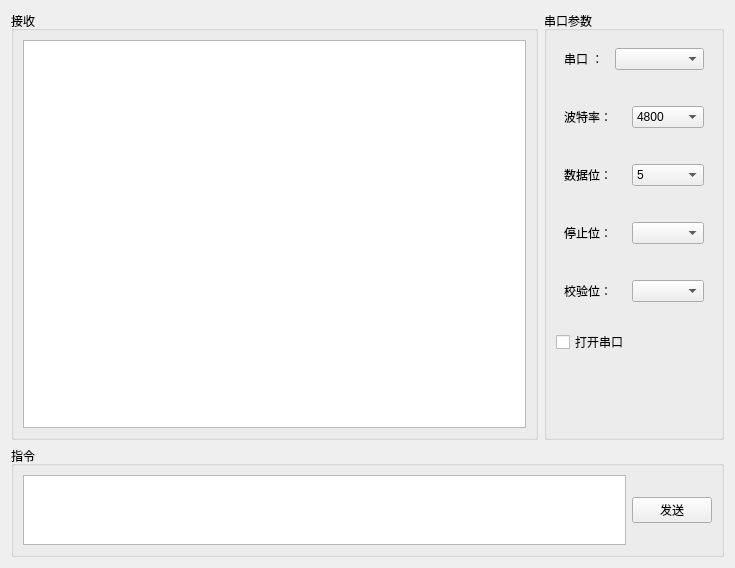
<?xml version="1.0" encoding="UTF-8"?>
<ui version="4.0">
 <class>MainWindows</class>
 <widget class="QWidget" name="MainWindows">
  <property name="geometry">
   <rect>
    <x>0</x>
    <y>0</y>
    <width>735</width>
    <height>568</height>
   </rect>
  </property>
  <property name="windowTitle">
   <string>串口调试工具</string>
  </property>
  <layout class="QVBoxLayout" name="verticalLayout_2">
   <item>
    <layout class="QVBoxLayout" name="verticalLayout" stretch="5,1">
     <item>
      <layout class="QHBoxLayout" name="horizontalLayout" stretch="3,1">
       <item>
        <widget class="QGroupBox" name="groupBox">
         <property name="title">
          <string>接收</string>
         </property>
         <layout class="QHBoxLayout" name="horizontalLayout_2">
          <item>
           <layout class="QVBoxLayout" name="verticalLayout_3">
            <item>
             <widget class="QTextBrowser" name="tb_received_msg"/>
            </item>
           </layout>
          </item>
         </layout>
        </widget>
       </item>
       <item>
        <widget class="QGroupBox" name="groupBox_2">
         <property name="title">
          <string>串口参数</string>
         </property>
         <layout class="QVBoxLayout" name="verticalLayout_5">
          <item>
           <layout class="QVBoxLayout" name="verticalLayout_4">
            <property name="spacing">
             <number>20</number>
            </property>
            <item>
             <layout class="QHBoxLayout" name="horizontalLayout_5" stretch="1,2">
              <property name="spacing">
               <number>6</number>
              </property>
              <property name="leftMargin">
               <number>8</number>
              </property>
              <property name="topMargin">
               <number>8</number>
              </property>
              <property name="rightMargin">
               <number>8</number>
              </property>
              <property name="bottomMargin">
               <number>8</number>
              </property>
              <item>
               <widget class="QLabel" name="label_2">
                <property name="sizePolicy">
                 <sizepolicy hsizetype="Preferred" vsizetype="Fixed">
                  <horstretch>0</horstretch>
                  <verstretch>0</verstretch>
                 </sizepolicy>
                </property>
                <property name="text">
                 <string>串口 ：</string>
                </property>
               </widget>
              </item>
              <item>
               <widget class="QComboBox" name="cb_serial_ports"/>
              </item>
             </layout>
            </item>
            <item>
             <layout class="QHBoxLayout" name="horizontalLayout_7" stretch="1,2">
              <property name="leftMargin">
               <number>8</number>
              </property>
              <property name="topMargin">
               <number>8</number>
              </property>
              <property name="rightMargin">
               <number>8</number>
              </property>
              <property name="bottomMargin">
               <number>8</number>
              </property>
              <item>
               <widget class="QLabel" name="label_3">
                <property name="text">
                 <string>波特率：</string>
                </property>
               </widget>
              </item>
              <item>
               <widget class="QComboBox" name="cb_baud_rate">
                <property name="currentText">
                 <string>4800</string>
                </property>
                <item>
                 <property name="text">
                  <string>4800</string>
                 </property>
                </item>
                <item>
                 <property name="text">
                  <string>9600</string>
                 </property>
                </item>
                <item>
                 <property name="text">
                  <string>19200</string>
                 </property>
                </item>
                <item>
                 <property name="text">
                  <string>38400</string>
                 </property>
                </item>
               </widget>
              </item>
             </layout>
            </item>
            <item>
             <layout class="QHBoxLayout" name="horizontalLayout_6" stretch="1,2">
              <property name="leftMargin">
               <number>8</number>
              </property>
              <property name="topMargin">
               <number>8</number>
              </property>
              <property name="rightMargin">
               <number>8</number>
              </property>
              <property name="bottomMargin">
               <number>8</number>
              </property>
              <item>
               <widget class="QLabel" name="label">
                <property name="text">
                 <string>数据位：</string>
                </property>
               </widget>
              </item>
              <item>
               <widget class="QComboBox" name="cb_data_bits">
                <property name="currentText">
                 <string>8</string>
                </property>
                <item>
                 <property name="text">
                  <string>5</string>
                 </property>
                </item>
                <item>
                 <property name="text">
                  <string>6</string>
                 </property>
                </item>
                <item>
                 <property name="text">
                  <string>7</string>
                 </property>
                </item>
                <item>
                 <property name="text">
                  <string>8</string>
                 </property>
                </item>
               </widget>
              </item>
             </layout>
            </item>
            <item>
             <layout class="QHBoxLayout" name="horizontalLayout_8" stretch="1,2">
              <property name="leftMargin">
               <number>8</number>
              </property>
              <property name="topMargin">
               <number>8</number>
              </property>
              <property name="rightMargin">
               <number>8</number>
              </property>
              <property name="bottomMargin">
               <number>8</number>
              </property>
              <item>
               <widget class="QLabel" name="label_4">
                <property name="text">
                 <string>停止位：</string>
                </property>
               </widget>
              </item>
              <item>
               <widget class="QComboBox" name="cb_stop_bit"/>
              </item>
             </layout>
            </item>
            <item>
             <layout class="QHBoxLayout" name="horizontalLayout_9" stretch="1,2">
              <property name="leftMargin">
               <number>8</number>
              </property>
              <property name="topMargin">
               <number>8</number>
              </property>
              <property name="rightMargin">
               <number>8</number>
              </property>
              <property name="bottomMargin">
               <number>8</number>
              </property>
              <item>
               <widget class="QLabel" name="label_5">
                <property name="text">
                 <string>校验位：</string>
                </property>
               </widget>
              </item>
              <item>
               <widget class="QComboBox" name="cb_parity"/>
              </item>
             </layout>
            </item>
            <item>
             <widget class="QCheckBox" name="cb_open_serial_port">
              <property name="text">
               <string>打开串口</string>
              </property>
             </widget>
            </item>
            <item>
             <spacer name="verticalSpacer">
              <property name="orientation">
               <enum>Qt::Vertical</enum>
              </property>
              <property name="sizeType">
               <enum>QSizePolicy::Expanding</enum>
              </property>
              <property name="sizeHint" stdset="0">
               <size>
                <width>20</width>
                <height>40</height>
               </size>
              </property>
             </spacer>
            </item>
           </layout>
          </item>
         </layout>
        </widget>
       </item>
      </layout>
     </item>
     <item>
      <layout class="QHBoxLayout" name="horizontalLayout_3">
       <item>
        <widget class="QGroupBox" name="groupBox_3">
         <property name="title">
          <string>指令</string>
         </property>
         <layout class="QHBoxLayout" name="horizontalLayout_4">
          <item>
           <widget class="QTextEdit" name="te_message">
            <property name="sizePolicy">
             <sizepolicy hsizetype="Preferred" vsizetype="Preferred">
              <horstretch>0</horstretch>
              <verstretch>0</verstretch>
             </sizepolicy>
            </property>
           </widget>
          </item>
          <item>
           <widget class="QPushButton" name="btn_send">
            <property name="sizePolicy">
             <sizepolicy hsizetype="Fixed" vsizetype="Fixed">
              <horstretch>0</horstretch>
              <verstretch>0</verstretch>
             </sizepolicy>
            </property>
            <property name="text">
             <string>发送</string>
            </property>
           </widget>
          </item>
         </layout>
        </widget>
       </item>
      </layout>
     </item>
    </layout>
   </item>
  </layout>
 </widget>
 <resources/>
 <connections/>
</ui>
